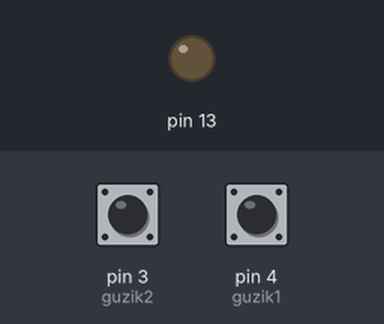
Bench run of a sketch on a simulated Arduino Uno, built with avr-gcc and run on an emulated ATmega328P. Parts: output pins drawn as LEDs (lit = HIGH). The inputs (shaded band) are chosen by the test bench; at power-on: pin 4 (guzik1) HIGH, pin 3 (guzik2) HIGH. What the sketch prints to the serial monitor is not drawn.

Above: at 1.2 s.
1.3 s: pin 4 (guzik1) pulled LOW for 1 s
At 2.0 s:
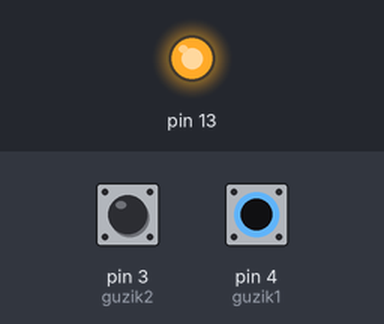
3.8 s: pin 3 (guzik2) pulled LOW for 1 s
At 5.2 s:
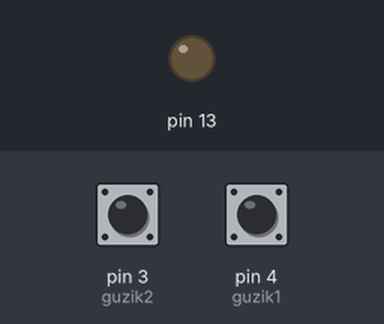
6.3 s: pin 4 (guzik1) pulled LOW for 3.2 s
At 7.0 s:
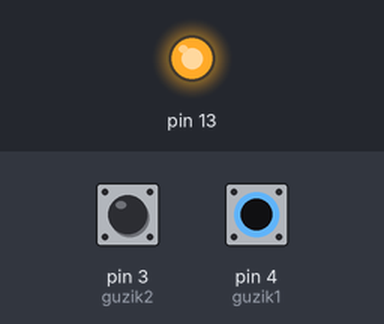
Timing chart, 0 to 9.3 s (numbered marks = the images above; inputs shaded):
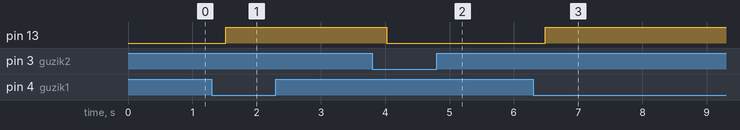

Measured:
- after the input at 1.3 s, pin 13: LOW → HIGH after 0.22 s
- after the input at 3.8 s, pin 13: HIGH → LOW after 0.22 s
- after the input at 6.3 s, pin 13: LOW → HIGH after 0.19 s

The sketch:

lepszy_z_printem2.ino
```cpp
const int guzik1 = 4;
const int guzik2 = 3;
const int out = (12, 13);
int liczba = 0;
int lastButtonState = HIGH;
int lastButton2State = HIGH;


void setup() {
  pinMode(guzik1, INPUT_PULLUP);
  pinMode(guzik2, INPUT_PULLUP);
  pinMode(out, OUTPUT);
    Serial.begin(9600);

}

void loop() {
  int reading = digitalRead(guzik1);
  int reading2 = digitalRead(guzik2);
  int pwm = map(liczba, 100, 0, 255, 0);
  analogWrite(out, pwm);
if (reading != lastButtonState) {
    delay(70);}
if (digitalRead(guzik1) == LOW) {
  if (liczba <= 90) {liczba++;} }
if (reading2 != lastButton2State) {
    delay(70);}
if (digitalRead(guzik2) == LOW) {
  if (liczba >= 10) {liczba--;}}
lastButtonState = reading;
lastButton2State = reading2;
Serial.println(pwm);
}
```
